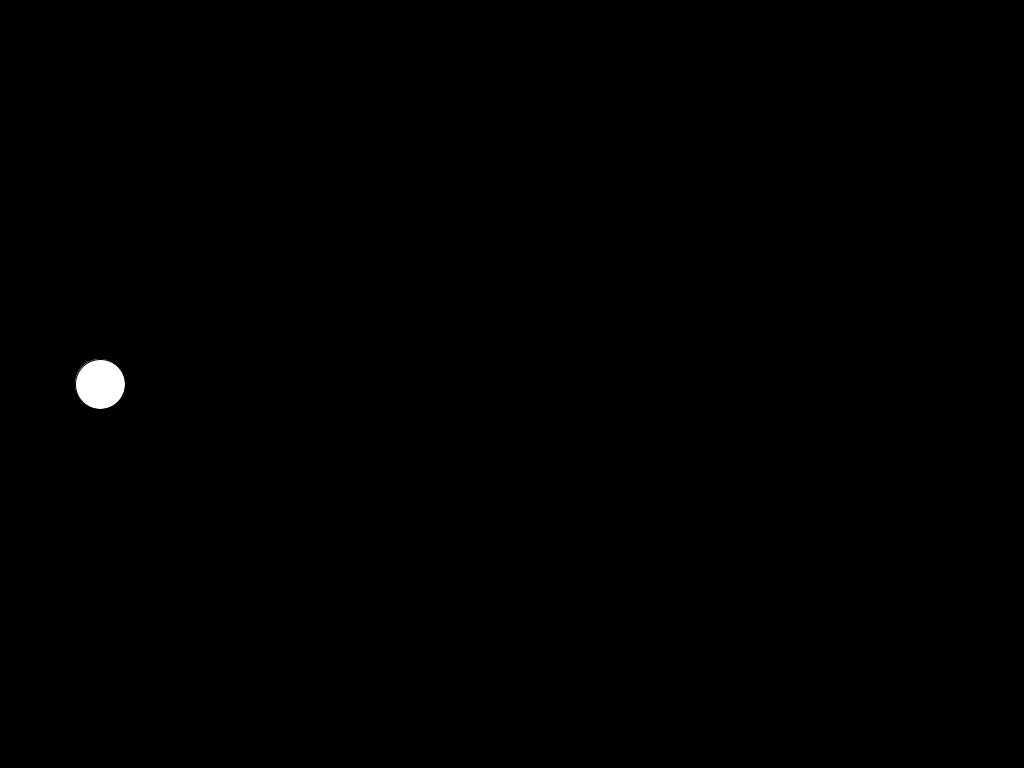
Frame 1 (no input)
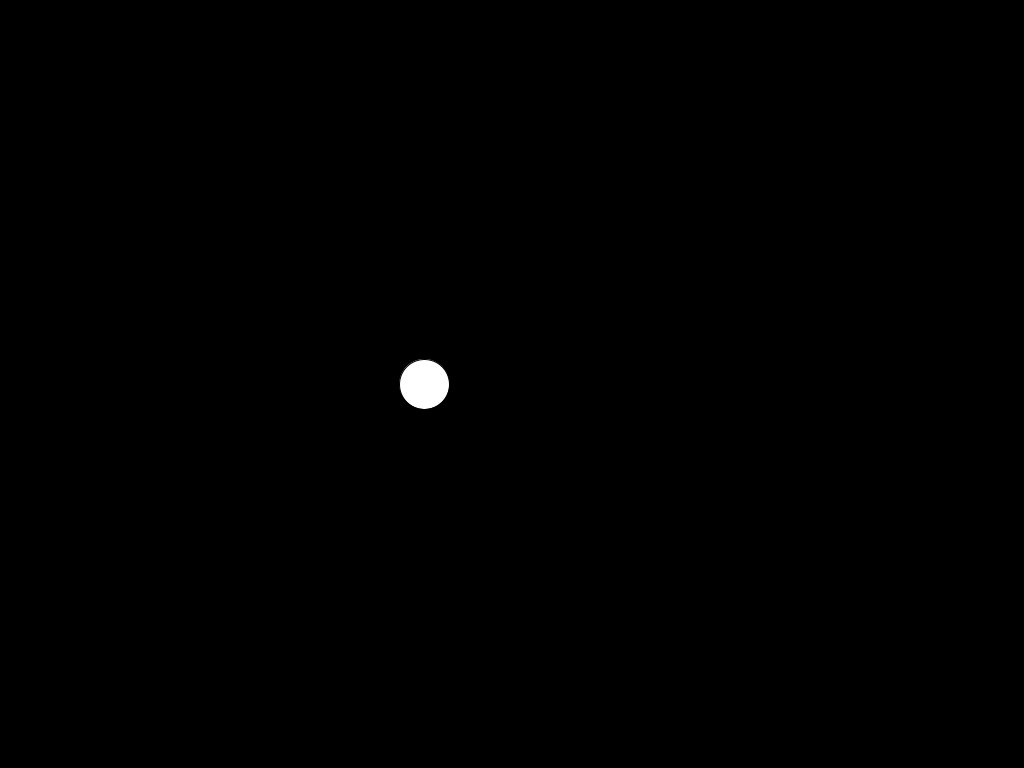
Frame 60 (the mouse pressed at the canvas centre just before this capture)
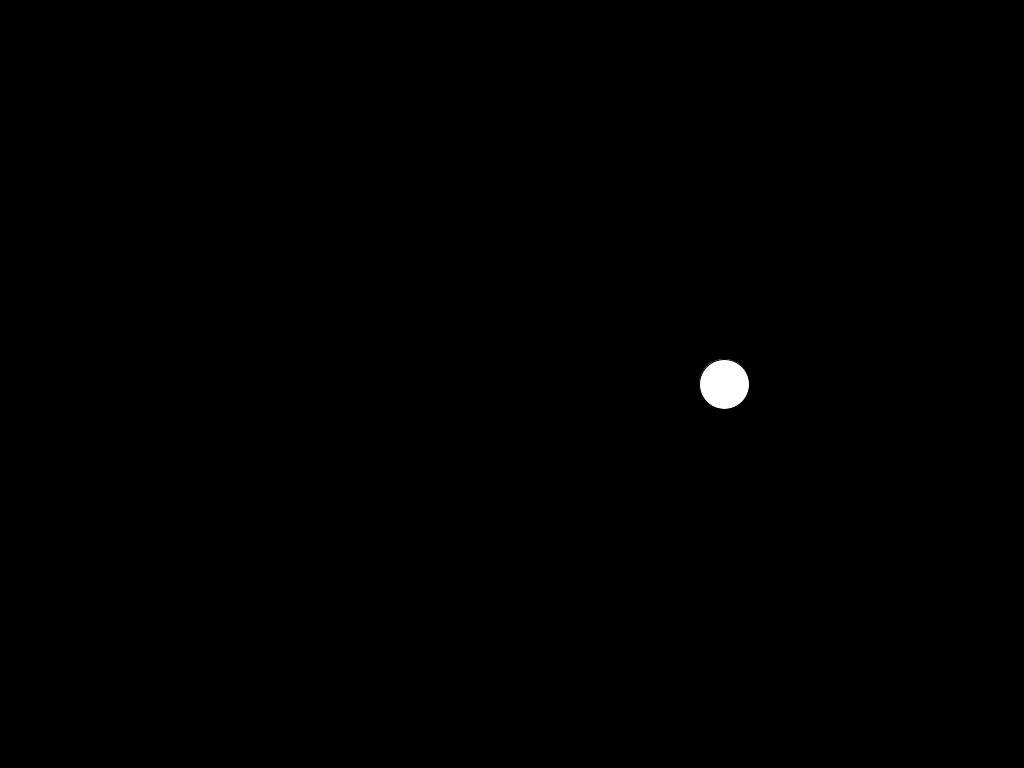
Frame 120 (the mouse held since frame 60 and released just before this capture)

The Processing sketch that drew these frames (run headless with seeded random() and noise(); from frame 60 on, the mouse is pressed at the canvas centre):

// Processing sketch: sketch_10_vetores_soma
// ── sketch_10_vetores_soma.pde
float startTime = 0f;
float animTime = 0f;
PVector pos = new PVector(100, 384);
PVector dir = new PVector(1, 0);
float vel = 300;
boolean right = false;
boolean left = false;

void setup() {
  size(1024, 768);
  startTime = millis();
}

void draw() {
  float elapsedTime = (millis() - startTime) / 1000f;
  startTime = millis();
  background(0);
  update(elapsedTime);
  render();
}

void update(float et) {
  if (left) {
    dir.rotate(-(PI/2) * et); 
  }
  if (right) {
    dir.rotate((PI/2) * et); 
  }
  
  PVector m = PVector.mult(dir, vel * et);
  pos.add(m);
  if (pos.x > 1024) pos.x = 0;
  if (pos.y > 768) pos.y = 0;
}

void render() {
  circle(pos.x, pos.y, 50);
}

void keyPressed() {
  if (key == CODED) {
    if (keyCode == LEFT) {
      left = true;
    }
    else if (keyCode == RIGHT) {
      right = true;
    }
  }
}

void keyReleased() {
  if (key == CODED) {
    if (keyCode == LEFT) {
      left = false;
    }
    else if (keyCode == RIGHT) {
      right = false;
    }
  }
}
